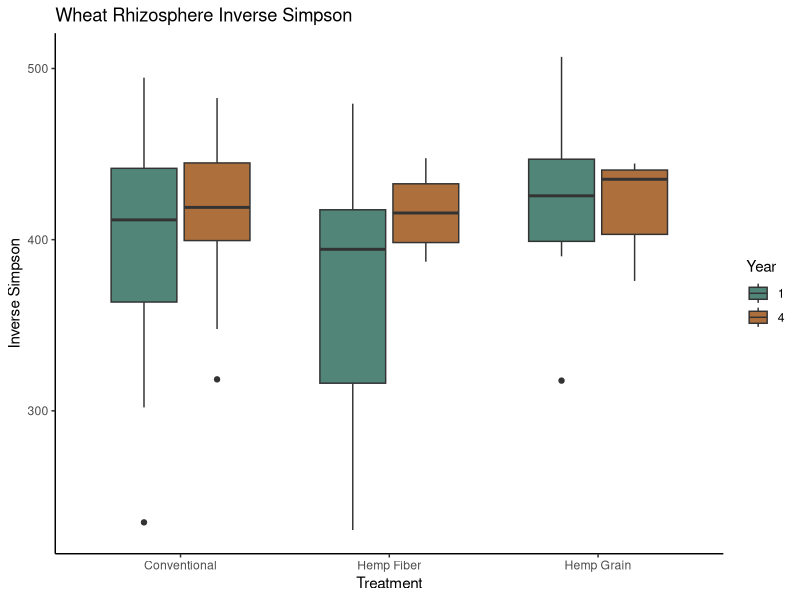
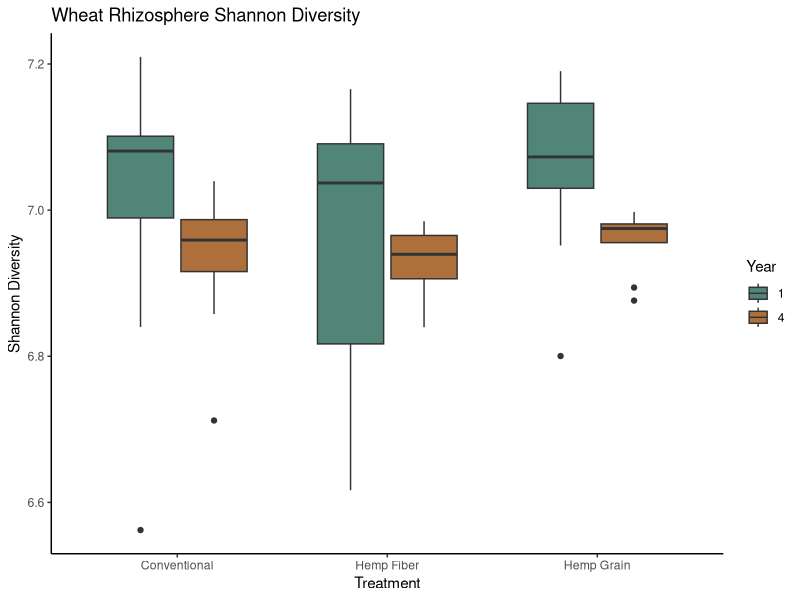

Here is the R script that generated these plots, in order: (Note: this script raises an error after producing the figures.)
library(tidyverse)
library(readxl)
metadata = read_csv(file="Metadata.csv")
AlphaDiversity = read_csv(file="alphatotal.summary.csv")
Mixed = inner_join(metadata, AlphaDiversity, by=c('group'))
Mixed$Year = as.factor(Mixed$Year)
UK = subset(Mixed, Site =="UK")

alphaplot = ggplot(UK, aes(x = Treatment, y = invsimpson, fill= Year)) +
  geom_boxplot(width=0.7) +
  scale_fill_manual(values = c("#508578", "#AD6F3B")) +
  theme(axis.text.y = element_text(colour = "black", size = 12, face = "bold"), 
        axis.text.x = element_text(colour = "black", face = "bold", size = 12), 
        legend.text = element_text(size = 20, face ="bold", colour ="black"), 
        legend.position = "right", axis.title.y = element_text(face = "bold", size = 14), 
        axis.title.x = element_text(face = "bold", size = 14, colour = "black"), 
        legend.title = element_text(size = 14, colour = "black", face = "bold"), 
        panel.background = element_blank(), panel.border = element_rect(colour = "black", fill = NA, size = 1.2),
        legend.key=element_blank()) +  
  labs(x = "Treatment", colour = "Treatment", y = "Inverse Simpson")+ 
  ggtitle("Wheat Rhizosphere Inverse Simpson") + theme(plot.title = element_text(size=20, hjust = 0.5)) +
  theme_classic()
alphaplot

richnessplot = ggplot(UK, aes(x = Treatment, y = shannon, fill=Year)) +
  geom_boxplot(width=0.7) +
  scale_fill_manual(values = c("#508578", "#AD6F3B")) +
  theme(axis.text.y = element_text(colour = "black", size = 12, face = "bold"), 
        axis.text.x = element_text(colour = "black", face = "bold", size = 12), 
        legend.text = element_text(size = 20, face ="bold", colour ="black"), 
        legend.position = "right", axis.title.y = element_text(face = "bold", size = 14), 
        axis.title.x = element_text(face = "bold", size = 14, colour = "black"), 
        legend.title = element_text(size = 14, colour = "black", face = "bold"), 
        panel.background = element_blank(), panel.border = element_rect(colour = "black", fill = NA, size = 1.2),
        legend.key=element_blank()) +  
  labs(x = "Treatment", colour = "Treatment", y = "Shannon Diversity")+ 
  ggtitle("Wheat Rhizosphere Shannon Diversity") + theme(plot.title = element_text(size=20, hjust = 0.5)) +
  theme_classic()
richnessplot

UKtest = subset(Mixed, Site =="UK")

Conventional = subset(UKtest, Treatment == "Conventional")
Fiber = subset(UKtest, Treatment == "Hemp Fiber")
Grain = subset(UKtest, Treatment == "Hemp Grain")

aovConvdiv = aov(invsimpson ~ Year, data = Conventional)
summary(aovConvdiv)
aovConvrich = aov(sobs ~ Year, data = Conventional)
summary(aovConvrich)

aovFibdiv = aov(invsimpson ~ Year, data = Fiber)
summary(aovFibdiv)
aovFibrich = aov(sobs ~ Year, data = Fiber)
summary(aovFibrich)

aovGraindiv = aov(invsimpson ~ Year, data = Grain)
summary(aovGraindiv)
aovGrainrich = aov(sobs ~ Year, data = Grain)
summary(aovGrainrich)


Year1 = subset(UKtest, Year == "1")
Year4 = subset(UKtest, Year == "4")

aovY1div = aov(invsimpson ~ Rotation, data=Year1)
summary(aovY1div)
aovY1rich = aov(sobs~Rotation, data=Year1)
summary(aovY1rich)
aovY4div = aov(invsimpson ~ Rotation, data=Year4)
summary(aovY4div)
aovY4rich = aov(sobs~Rotation, data=Year4)
summary(aovY4rich)


KStest = subset(Mixed, Site =="KS")

Conventional = subset(KStest, Treatment == "Conventional")
Fiber = subset(KStest, Treatment == "Hemp Fiber")
Grain = subset(KStest, Treatment == "Hemp Grain")

aovConvdiv = aov(invsimpson ~ Year, data = Conventional)
summary(aovConvdiv)
aovConvrich = aov(sobs ~ Year, data = Conventional)
summary(aovConvrich)

aovFibdiv = aov(invsimpson ~ Year, data = Fiber)
summary(aovFibdiv)
aovFibrich = aov(sobs ~ Year, data = Fiber)
summary(aovFibrich)

aovGraindiv = aov(invsimpson ~ Year, data = Grain)
summary(aovGraindiv)
aovGrainrich = aov(sobs ~ Year, data = Grain)
summary(aovGrainrich)


Year1 = subset(Mixed, Year == "1")
Year4 = subset(Mixed, Year == "4")

aovY1div = aov(invsimpson ~ Treatment, data=Year1)
summary(aovY1div)
aovY1rich = aov(sobs~Treatment, data=Year1)
summary(aovY1rich)
aovY4div = aov(invsimpson ~ Treatment, data=Year4)
summary(aovY4div)
aovY4rich = aov(sobs~Treatment, data=Year4)
summary(aovY4rich)

